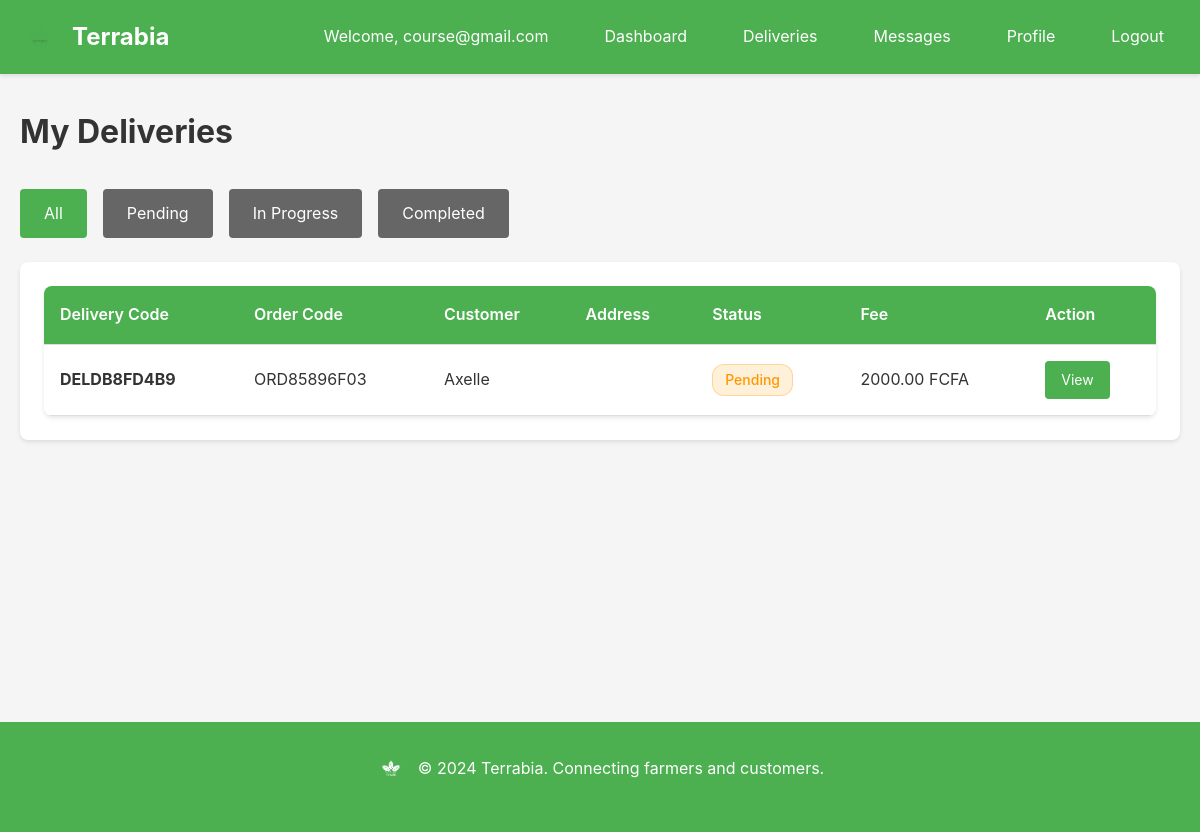
The page /agency/deliveries/ (signed in) on the database its author committed.
### accounts/models.py (models this page shows, shortened)
class User(AbstractUser):
    ROLE_CUSTOMER = "customer"
    ROLE_FARMER = "farmer"
    ROLE_ADMIN = "admin"
    ROLE_AGENCY = "delivery_agency"
    ROLE_CHOICES = [
        (ROLE_CUSTOMER, "Customer"),
        (ROLE_FARMER, "Farmer"),
        (ROLE_ADMIN, "Administrator"),
        (ROLE_AGENCY, "Delivery agency"),
    ]
    role = models.CharField(max_length=20, choices=ROLE_CHOICES, null=True, blank=True)

class CustomerProfile(models.Model):
    user = models.OneToOneField(User, on_delete=models.CASCADE, related_name='customer_profile')
    full_name = models.CharField(max_length=120)
    phone = models.CharField(max_length=30)
    street = models.ForeignKey(Street, on_delete=models.SET_NULL, null=True, blank=True, related_name='customers', help_text="Street/neighborhood where the customer is located")
    address_details = models.TextField(blank=True, help_text="Additional address details (house number, building, etc.)")
    created_at = models.DateTimeField(auto_now_add=True)
    updated_at = models.DateTimeField(auto_now=True)

### delivery/models.py (models this page shows, shortened)
class Delivery(models.Model):
    STATUS_PENDING = "pending"
    STATUS_IN_PROGRESS = "in_progress"
    STATUS_COMPLETED = "completed"
    STATUS_CANCELLED = "cancelled"
    STATUS_NOT_DELIVERED = "not_delivered"  # When customer marks as not delivered
    STATUS_CHOICES = [
        (STATUS_PENDING, "Pending"),
        (STATUS_IN_PROGRESS, "In Progress"),
        (STATUS_COMPLETED, "Completed"),
        (STATUS_CANCELLED, "Cancelled"),
        (STATUS_NOT_DELIVERED, "Not Delivered"),
    ]
    order = models.OneToOneField(Order, on_delete=models.CASCADE, related_name='delivery')
    agency = models.ForeignKey(DeliveryAgency, on_delete=models.SET_NULL, null=True, blank=True, related_name='deliveries')
    code = models.CharField(max_length=20, unique=True, editable=False)
    status = models.CharField(max_length=20, choices=STATUS_CHOICES, default=STATUS_PENDING)
    customer_confirmed = models.BooleanField(default=False, help_text="Whether customer has confirmed delivery")
    fee = models.DecimalField(max_digits=10, decimal_places=2, default=0.00)
    notes = models.TextField(blank=True)
    created_at = models.DateTimeField(auto_now_add=True)
    updated_at = models.DateTimeField(auto_now=True)
    class Meta:
        verbose_name_plural = "Deliveries"
        ordering = ['-created_at']

### orders/models.py (models this page shows, shortened)
class Order(models.Model):
    STATUS_PROCESSING = "processing"
    STATUS_SHIPPED = "shipped"
    STATUS_DELIVERED = "delivered"
    STATUS_COMPLETED = "completed"
    STATUS_PENDING = "pending"
    STATUS_CANCELLED = "cancelled"
    STATUS_CHOICES = [
        (STATUS_PENDING, "Pending"),
        (STATUS_PROCESSING, "Processing"),
        (STATUS_SHIPPED, "Shipped"),
        (STATUS_DELIVERED, "Delivered"),
        (STATUS_COMPLETED, "Completed"),
        (STATUS_CANCELLED, "Cancelled"),
    ]
    customer = models.ForeignKey(CustomerProfile, on_delete=models.CASCADE, related_name='orders')
    code = models.CharField(max_length=20, unique=True, editable=False)
    status = models.CharField(max_length=20, choices=STATUS_CHOICES, default=STATUS_PROCESSING)
    delivery_coverage_area = models.ForeignKey(CoverageArea, on_delete=models.SET_NULL, null=True, blank=True, related_name='orders')
    delivery_street = models.ForeignKey(Street, on_delete=models.SET_NULL, null=True, blank=True, related_name='orders')
    delivery_address_details = models.TextField(blank=True, help_text="Additional delivery address details")
    delivery_address = models.TextField(blank=True)
    total_amount = models.DecimalField(max_digits=12, decimal_places=2)
    payment_method = models.CharField(max_length=50, blank=True)
    payment_status = models.CharField(max_length=20, default='pending', choices=[
        ('pending', 'Pending'),
        ('received', 'Received'),
        ('failed', 'Failed'),
        ('refunded', 'Refunded'),
    ])
    payment_confirmed_at = models.DateTimeField(null=True, blank=True, help_text="When admin confirmed payment was received")
    payment_confirmed_by = models.ForeignKey('accounts.User', on_delete=models.SET_NULL, null=True, blank=True, related_name='confirmed_payments', help_text="Admin who confirmed the payment")
    created_at = models.DateTimeField(auto_now_add=True)
    updated_at = models.DateTimeField(auto_now=True)
    PAYMENT_METHOD_CHOICES = [
        ('orange_money', 'Orange Money'),
        ('mtn_money', 'MTN Mobile Money'),
        ('bank_card', 'Bank Card'),
    ]
    class Meta:
        ordering = ['-created_at']

### delivery/views.py (the view)
# urls.py: path('deliveries/', views.agency_deliveries, name='deliveries'),
@agency_required
def agency_deliveries(request):
    try:
        agency = request.user.agency_profile
    except DeliveryAgency.DoesNotExist:
        messages.error(request, "Agency profile not found.")
        return redirect('accounts:login')
    deliveries = Delivery.objects.filter(agency=agency)
    status_filter = request.GET.get('status', '')
    if status_filter:
        deliveries = deliveries.filter(status=status_filter)
    deliveries = deliveries.order_by('-created_at')
    context = {
        'deliveries': deliveries,
        'status_filter': status_filter,
    }
    return render(request, 'delivery/agency_deliveries.html', context)

### templates/delivery/agency_deliveries.html (shortened to what this page needs)
{% extends 'base.html' %}
{% block content %}
<div class="container">
    <h1 style="margin-bottom: 2rem;">My Deliveries</h1>
    <div class="filter-group">
        <a href="{% url 'agency:deliveries' %}" class="btn {% if not status_filter %}btn-primary{% else %}btn-secondary{% endif %}">All</a>
        <a href="{% url 'agency:deliveries' %}?status=pending" class="btn {% if status_filter == 'pending' %}btn-primary{% else %}btn-secondary{% endif %}">Pending</a>
        <a href="{% url 'agency:deliveries' %}?status=in_progress" class="btn {% if status_filter == 'in_progress' %}btn-primary{% else %}btn-secondary{% endif %}">In Progress</a>
        <a href="{% url 'agency:deliveries' %}?status=completed" class="btn {% if status_filter == 'completed' %}btn-primary{% else %}btn-secondary{% endif %}">Completed</a>
    </div>
    {% if deliveries %}
        <div class="card">
            <table class="table">
                <thead>
                    <tr>
                        <th>Delivery Code</th>
                        <th>Order Code</th>
                        <th>Customer</th>
                        <th>Address</th>
                        <th>Status</th>
                        <th>Fee</th>
                        <th>Action</th>
                    </tr>
                </thead>
                <tbody>
                    {% for delivery in deliveries %}
                        <tr>
                            <td><strong>{{ delivery.code }}</strong></td>
                            <td>{{ delivery.order.code }}</td>
                            <td>{{ delivery.order.customer.full_name }}</td>
                            <td>{{ delivery.order.delivery_address|truncatewords:10 }}</td>
                            <td>
                                <span class="badge badge-{% if delivery.status == 'pending' %}pending{% elif delivery.status == 'in_progress' %}processing{% elif delivery.status == 'completed' %}delivered{% elif delivery.status == 'cancelled' %}cancelled{% elif delivery.status == 'not_delivered' %}cancelled{% else %}info{% endif %}">
                                    {{ delivery.get_status_display }}
                                </span>
                            </td>
                            <td>{{ delivery.fee }} FCFA</td>
                            <td>
                                <a href="{% url 'agency:delivery_detail' delivery.id %}" class="btn btn-primary btn-sm">View</a>
                            </td>
                        </tr>
                    {% endfor %}
                </tbody>
            </table>
        </div>
    {% else %}
        <div class="empty-state">
            <div class="empty-state-icon">📦</div>
            <h3>No deliveries found</h3>
        </div>
    {% endif %}
</div>
{% endblock %}

### templates/base.html (shortened to what this page needs)
<!DOCTYPE html>
<html lang="en">
<head>
    {% load static %}
    <link rel="stylesheet" href="{% static 'css/main.css' %}">
</head>
<body>
    <nav class="navbar">
        <div class="container">
            <div class="nav-brand">
                <a href="{% url 'accounts:landing' %}" style="display: flex; align-items: center; gap: 0.75rem; text-decoration: none; color: var(--white);">
                    <img src="{% static 'images/logo.png' %}" alt="Terrabia Logo" style="height: 40px; width: auto;">
                    <span style="font-size: 1.5rem; font-weight: bold;">Terrabia</span>
                </a>
            </div>
            <div class="nav-menu">
                {% if user.is_authenticated %}
                    <span class="nav-user">Welcome, {{ user.username }}</span>
                    {% if user.role == 'customer' %}
                        <a href="{% url 'customer:home' %}">Home</a>
                        <a href="{% url 'orders:cart' %}">Cart</a>
                        <a href="{% url 'customer:orders' %}">Orders</a>
                        <a href="{% url 'customer:profile' %}">Profile</a>
                    {% elif user.role == 'farmer' %}
                        <a href="{% url 'farmer:dashboard' %}">Dashboard</a>
                        <a href="{% url 'farmer:products' %}">Products</a>
                        <a href="{% url 'farmer:orders' %}">Orders</a>
                        <a href="{% url 'messaging:farmer_messages' %}">Messages</a>
                        <a href="{% url 'farmer:profile' %}">Profile</a>
                    {% elif user.role == 'delivery_agency' %}
                        <a href="{% url 'agency:dashboard' %}">Dashboard</a>
                        <a href="{% url 'agency:deliveries' %}">Deliveries</a>
                        <a href="{% url 'messaging:agency_messages' %}">Messages</a>
                        <a href="{% url 'agency:profile' %}">Profile</a>
                    {% elif user.role == 'admin' %}
                        <a href="{% url 'platform_admin:dashboard' %}">Dashboard</a>
                        <a href="{% url 'platform_admin:users' %}">Users</a>
                        <a href="{% url 'platform_admin:agencies' %}">Agencies</a>
                        <a href="{% url 'platform_admin:payments' %}">Payments</a>
                    {% endif %}
                    <a href="{% url 'accounts:logout' %}">Logout</a>
                {% else %}
                    <a href="{% url 'accounts:join' %}">Get Started</a>
                    <a href="{% url 'accounts:login' %}">Sign In</a>
                {% endif %}
            </div>
        </div>
    </nav>
    <main class="main-content">
        {% block content %}{% endblock %}
    </main>
    <footer class="footer">
        <div class="container">
            <div style="display: flex; align-items: center; justify-content: center; gap: 0.75rem; margin-bottom: 1rem;">
                <img src="{% static 'images/logo.png' %}" alt="Terrabia Logo" style="height: 30px; width: auto; filter: brightness(0) invert(1);">
                <p style="margin: 0;">&copy; 2024 Terrabia. Connecting farmers and customers.</p>
            </div>
        </div>
    </footer>
</body>
</html>

### static/css/main.css (style rules this page uses)
* { margin: 0; padding: 0; box-sizing: border-box; }
:root { --terrabia-green: #4CAF50; --primary-color: #4CAF50; --secondary-color: #45a049; --accent-color: #66bb6a; --status-pending: #FF9800; --status-delivered: #4CAF50; --status-processing: #2196F3; --status-cancelled: #F44336; --status-completed: #4CAF50; --metric-sales: #4CAF50; --metric-orders: #2196F3; --metric-in-stock: #FF9800; --metric-out-of-stock: #F44336; --text-color: #333; --text-light: #666; --bg-color: #f5f5f5; --bg-light: #f9f9f9; --white: #ffffff; --border-color: #ddd; --success-color: #4CAF50; --error-color: #F44336; --warning-color: #FF9800; --info-color: #2196F3; }
body { font-family: -apple-system, BlinkMacSystemFont, 'Segoe UI', Roboto, 'Helvetica Neue', Arial, sans-serif; color: var(--text-color); background-color: var(--bg-color); line-height: 1.6; }
.container { max-width: 1200px; margin: 0 auto; padding: 0 20px; }
.navbar { background-color: var(--primary-color); color: var(--white); padding: 1rem 0; box-shadow: 0 2px 4px rgba(0,0,0,0.1); }
.navbar .container { display: flex; justify-content: space-between; align-items: center; }
.nav-brand a { color: var(--white); text-decoration: none; font-size: 1.5rem; font-weight: bold; display: flex; align-items: center; gap: 0.75rem; }
.nav-brand img { height: 40px; width: auto; display: block; }
.nav-menu { display: flex; gap: 1.5rem; align-items: center; }
.nav-menu a { color: var(--white); text-decoration: none; padding: 0.5rem 1rem; border-radius: 4px; transition: background-color 0.3s; }
.nav-user { color: var(--white); margin-right: 1rem; }
.main-content { min-height: calc(100vh - 200px); padding: 2rem 0; }
.card { background: var(--white); border-radius: 8px; padding: 1.5rem; margin-bottom: 1.5rem; box-shadow: 0 2px 4px rgba(0,0,0,0.1); }
.btn { display: inline-block; padding: 0.75rem 1.5rem; border: none; border-radius: 4px; cursor: pointer; text-decoration: none; font-size: 1rem; transition: all 0.3s; text-align: center; }
.btn-primary { background-color: var(--primary-color); color: var(--white); }
.btn-secondary { background-color: #666; color: var(--white); }
.btn-sm { padding: 0.5rem 1rem; font-size: 0.875rem; }
.table { width: 100%; border-collapse: collapse; background: var(--white); border-radius: 8px; overflow: hidden; box-shadow: 0 2px 4px rgba(0,0,0,0.1); }
.table th, .table td { padding: 1rem; text-align: left; border-bottom: 1px solid var(--border-color); }
.table th { background-color: var(--primary-color); color: var(--white); font-weight: 600; }
.footer { background-color: var(--primary-color); color: var(--white); padding: 2rem 0; text-align: center; margin-top: 3rem; }
.filter-group { display: flex; gap: 1rem; margin-bottom: 1.5rem; flex-wrap: wrap; }
.badge { display: inline-block; padding: 0.25rem 0.75rem; border-radius: 12px; font-size: 0.875rem; font-weight: 500; }
.badge-pending { background-color: rgba(255, 152, 0, 0.15); color: #FF9800; border: 1px solid rgba(255, 152, 0, 0.3); }

### rows shown on the page
User: username "course@gmail.com"
Delivery: code "DELDB8FD4B9", order.code "ORD85896F03", order.customer.full_name "Axelle", status "Pending", fee "2000.00"
